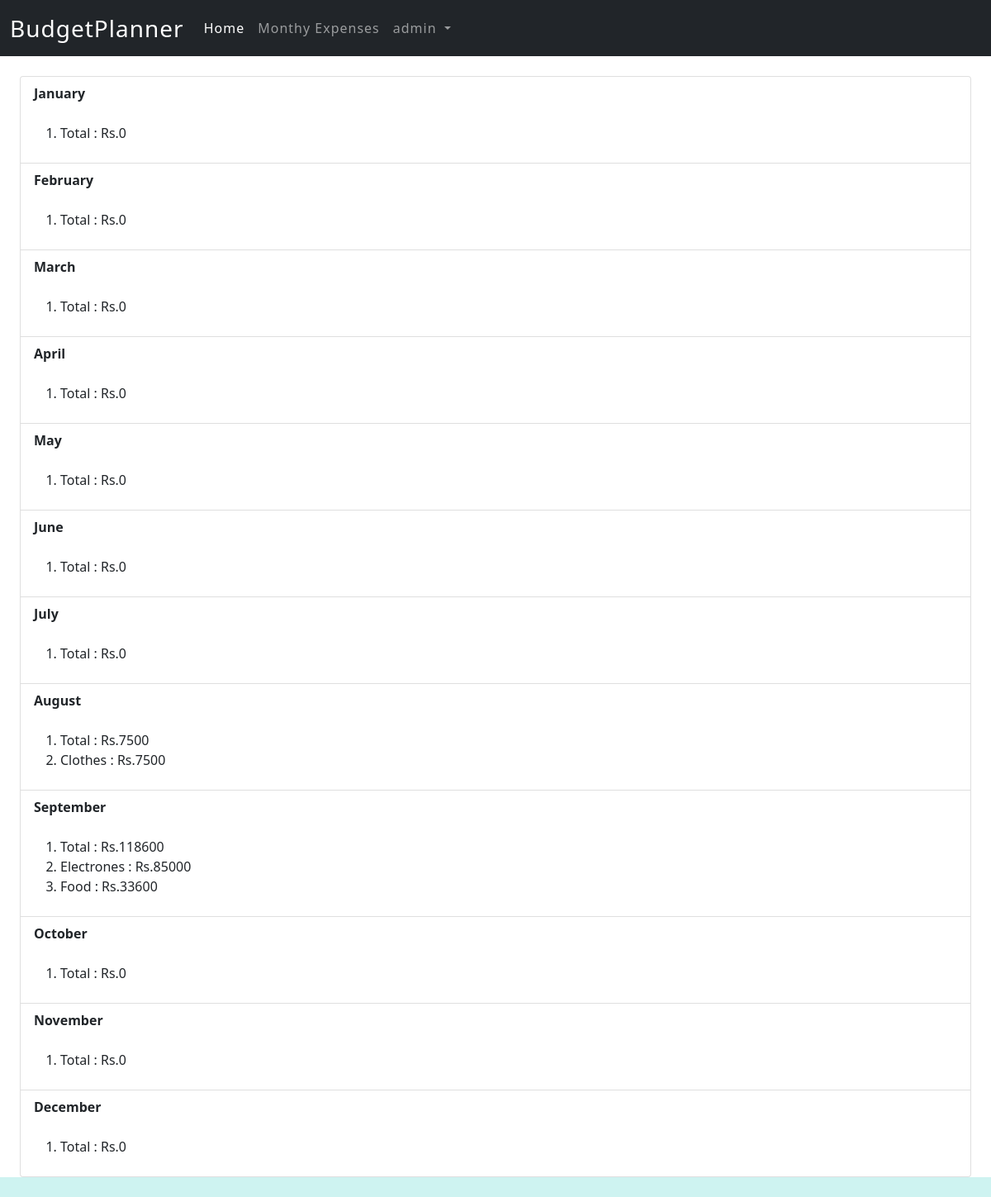
/expense/ (signed in), run on an earlier commit of the app's database.
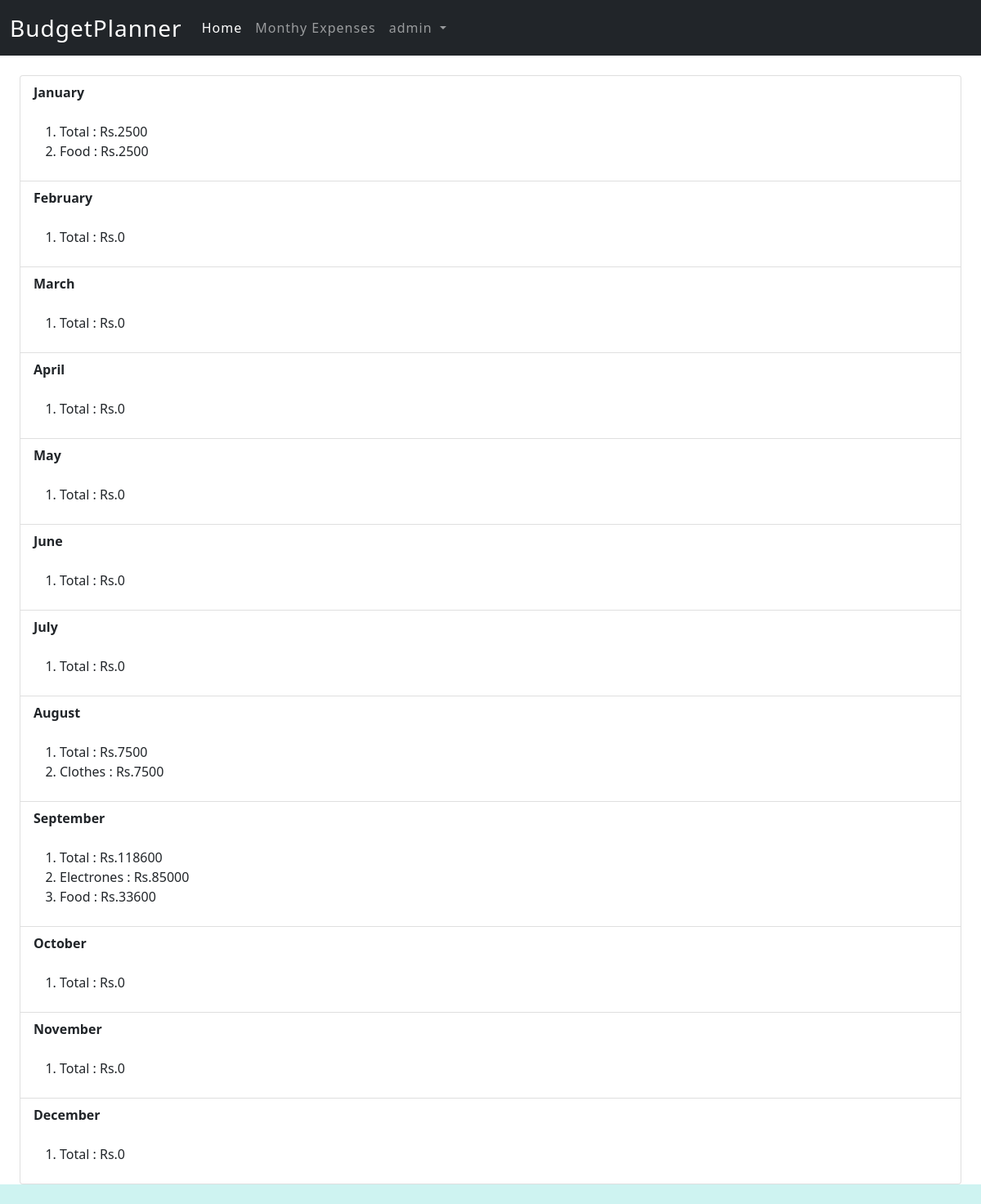
And on a later commit of the database.
### home/models.py (models this page shows)
class Budget(models.Model):
    id = models.IntegerField(null=False,auto_created=True,primary_key=True)
    user = models.ForeignKey(User,on_delete=models.CASCADE)
    date = models.DateField(null=False)
    category = models.CharField(max_length=100,null=False)
    description = models.CharField(max_length=100,null=True)
    cost = models.IntegerField(null=False)

### home/views.py (the view)
# urls.py: path('expense/',views.expenseview,name="Add Page")
def expenseview(request):
    yearorder = Budget.objects.filter(user=request.user)
    yearlist=[
        {"January":{'Total':0}},{"February":{'Total':0}},{"March":{'Total':0}},{"April":{'Total':0}},{"May":{'Total':0}},{"June ":{'Total':0}},{"July":{'Total':0}},{"August":{'Total':0}},{"September":{'Total':0}},{"October":{'Total':0}},{"November":{'Total':0}},{"December":{'Total':0}}
    ]
    for e in yearorder:
        if str(e.date)[0:4]=='2021':
            category=str(e.category).capitalize()
            price=e.cost
            month =list(yearlist[int(str(e.date)[5:7])-1].keys())[0]
            catcost={}
            if(category in list(yearlist[int(str(e.date)[5:7])-1][month].keys())):
                yearlist[int(str(e.date)[5:7])-1][month][category]+=price
                yearlist[int(str(e.date)[5:7])-1][month]['Total']+=price
            else:
                yearlist[int(str(e.date)[5:7])-1][month][category]=price
                yearlist[int(str(e.date)[5:7])-1][month]['Total']+=price
    return render(request,'Home/expensepage.html',{"yearcost":yearlist,"username":request.user.username})

### Templates/Home/expensepage.html (shortened to what this page needs)
{% load static %}
<!DOCTYPE html>
<html lang="en">
<head>
    <link rel="stylesheet" href="{% static 'css/css/bootstrap.css' %}">
    <link rel="stylesheet" href="{% static 'css/expensepagestyle.css' %}">
</head>
<body>
    <section>
        <nav class="navbar navbar-expand-lg navbar-dark bg-dark">
            <div class="container-fluid">
                <a class="navbar-brand" href="/">BudgetPlanner</a>
                <div class="collapse navbar-collapse" id="navbarNavDropdown">
                    <ul class="navbar-nav">
                        <li class="nav-item">
                            <a class="nav-link active" aria-current="page" href="/">Home</a>
                        </li>
                        <li class="nav-item">
                            <a class="nav-link" href="/expense">Monthy Expenses</a>
                        </li>
                        <li class="nav-item dropdown">
                            <a class="nav-link dropdown-toggle" href="#" id="navbarDropdown" role="button" data-bs-toggle="dropdown" aria-expanded="false">
                              {{username}}
                            </a>
                          </li>
                    </ul>
                </div>
            </div>
        </nav>
        <div class="list-group" style = "margin : 24px;">
            {% for e in yearcost %}
            {% for key,value in e.items %}
            <button type="button" class="list-group-item list-group-item-action" onclick="toPie('{{key}}')"><b>{{key}}</b>
                <br></br>
                <ol>
                {% for key1,value1 in value.items %}
                    <li>{{key1}} : Rs.{{value1}}</li>
                {% endfor %}
            </ol>
            </button>
            {% endfor %}
            {% endfor %}
        </div>
    </section>
</body>
</html>

What changed in the data, as far as the page shows it:
added Budget: category "Food", cost "2500", shown under "January"
Also different on the page:
list line gone: "Total : Rs. 0"
new list line: "Total : Rs. 2500"
